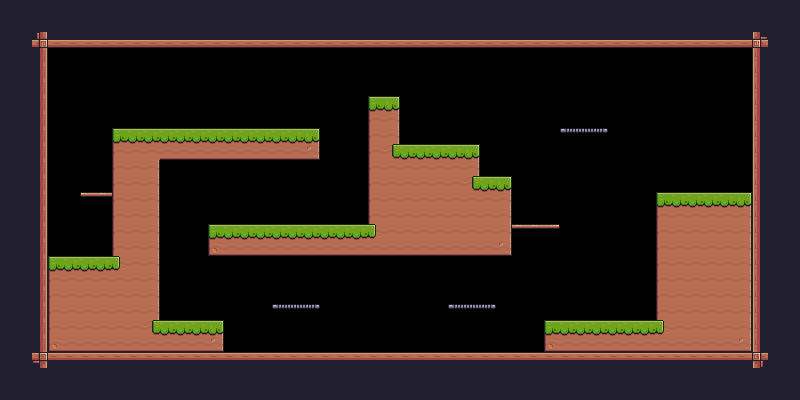

A 2D game scene composited from a Tiled map and its tileset images. What follows is a short description and the map's XML, with each tile layer's data collapsed to a summary:
An orthogonal 50x25 tile map with 16x16 px tiles, 1 tile layer (Background) and 65 objects (34x Fruit, 6x Saw, 3x Platform, BlueBird, AngryPig, ...).

<map version="1.10" tiledversion="1.10.2" orientation="orthogonal" renderorder="right-down" width="50" height="25" tilewidth="16" tileheight="16" infinite="0" nextlayerid="4" nextobjectid="82">
 <tileset firstgid="1" source="Pixel Adventure.tsx" />
 <layer id="1" name="Background" width="50" height="25">
  <data>[1250 cells, 699 non-empty, 27 distinct tile ids]</data>
 </layer>
 <objectgroup id="2" name="Spawnpoints">
  <object id="5" name="BlueBird" type="BlueBird" x="656" y="128" width="32" height="32">
   <properties>
    <property name="offNeg" type="float" value="3" />
    <property name="offPos" type="float" value="4" />
   </properties>
  </object>
  <object id="6" name="Bananas" type="Fruit" x="80" y="160" width="32" height="32" />
  <object id="7" name="Bananas" type="Fruit" x="448" y="272" width="32" height="32" />
  <object id="8" name="Bananas" type="Fruit" x="464" y="272" width="32" height="32" />
  <object id="9" type="Saw" x="640" y="224" width="32" height="32">
   <properties>
    <property name="isVertical" type="bool" value="true" />
    <property name="offNeg" type="float" value="3" />
    <property name="offPos" type="float" value="5" />
   </properties>
  </object>
  <object id="10" type="Saw" x="320" y="304" width="32" height="32">
   <properties>
    <property name="isVertical" type="bool" value="true" />
    <property name="offNeg" type="float" value="4" />
    <property name="offPos" type="float" value="5" />
   </properties>
  </object>
  <object id="11" type="Saw" x="416" y="304" width="32" height="32">
   <properties>
    <property name="isVertical" type="bool" value="true" />
    <property name="offNeg" type="float" value="4" />
    <property name="offPos" type="float" value="2" />
   </properties>
  </object>
  <object id="14" name="Cherries" type="Fruit" x="368" y="288" width="32" height="32" />
  <object id="15" name="Cherries" type="Fruit" x="288" y="96" width="32" height="32" />
  <object id="16" name="Cherries" type="Fruit" x="272" y="272" width="32" height="32" />
  <object id="17" name="Cherries" type="Fruit" x="480" y="144" width="32" height="32" />
  <object id="18" name="Cherries" type="Fruit" x="576" y="96" width="32" height="32" />
  <object id="19" name="Cherries" type="Fruit" x="624" y="288" width="32" height="32" />
  <object id="20" name="AngryPig" type="AngryPig" x="208" y="98" width="36" height="30" rotation="359.627">
   <properties>
    <property name="offNeg" type="float" value="6" />
    <property name="offPos" type="float" value="5" />
   </properties>
  </object>
  <object id="22" name="Orange" type="Fruit" x="144" y="96" width="32" height="32" />
  <object id="23" name="Orange" type="Fruit" x="624" y="272" width="32" height="32" />
  <object id="24" name="Orange" type="Fruit" x="336" y="128" width="32" height="32" />
  <object id="26" type="Saw" x="192" y="224" width="32" height="32">
   <properties>
    <property name="isVertical" type="bool" value="true" />
    <property name="offNeg" type="float" value="4" />
    <property name="offPos" type="float" value="4" />
   </properties>
  </object>
  <object id="30" name="Slime" type="Slime" x="576" y="290" width="44" height="30">
   <properties>
    <property name="offNeg" type="float" value="2" />
    <property name="offPos" type="float" value="2" />
   </properties>
  </object>
  <object id="31" name="Kiwi" type="Fruit" x="512" y="192" width="32" height="32" />
  <object id="32" name="Kiwi" type="Fruit" x="160" y="240" width="32" height="32" />
  <object id="33" name="Kiwi" type="Fruit" x="160" y="224" width="32" height="32" />
  <object id="36" name="Apple" type="Fruit" x="656" y="160" width="32" height="32" />
  <object id="37" type="Checkpoint" x="688" y="128" width="64" height="64" />
  <object id="38" name="Bananas" type="Fruit" x="80" y="224" width="32" height="32" />
  <object id="39" name="Player" type="Player" x="48" y="224" width="32" height="32" />
  <object id="40" name="Orange" type="Fruit" x="112" y="96" width="32" height="32" />
  <object id="41" name="Orange" type="Fruit" x="128" y="80" width="32" height="32" />
  <object id="46" name="Apple" type="Fruit" x="400" y="112" width="32" height="32" />
  <object id="63" type="Saw" x="272" y="208" width="32" height="32">
   <properties>
    <property name="isVertical" type="bool" value="false" />
    <property name="offNeg" type="float" value="4" />
    <property name="offPos" type="float" value="4" />
   </properties>
  </object>
  <object id="64" name="Orange" type="Fruit" x="256" y="96" width="32" height="32" />
  <object id="65" name="Orange" type="Fruit" x="272" y="80" width="32" height="32" />
  <object id="66" name="Orange" type="Fruit" x="336" y="144" width="32" height="32" />
  <object id="67" name="Orange" type="Fruit" x="336" y="160" width="32" height="32" />
  <object id="68" name="Orange" type="Fruit" x="336" y="176" width="32" height="32" />
  <object id="69" name="Orange" type="Fruit" x="160" y="256" width="32" height="32" />
  <object id="70" name="Orange" type="Fruit" x="160" y="272" width="32" height="32" />
  <object id="71" name="Orange" type="Fruit" x="288" y="272" width="32" height="32" />
  <object id="74" name="Orange" type="Fruit" x="560" y="96" width="32" height="32" />
  <object id="75" name="Orange" type="Fruit" x="560" y="80" width="32" height="32" />
  <object id="76" name="Orange" type="Fruit" x="576" y="80" width="32" height="32" />
  <object id="77" name="Orange" type="Fruit" x="416" y="112" width="32" height="32" />
  <object id="78" name="Orange" type="Fruit" x="432" y="112" width="32" height="32" />
  <object id="79" name="Orange" type="Fruit" x="448" y="112" width="32" height="32" />
  <object id="80" type="Saw" x="352" y="96" width="32" height="32">
   <properties>
    <property name="isVertical" type="bool" value="true" />
    <property name="offNeg" type="float" value="3" />
    <property name="offPos" type="float" value="6" />
   </properties>
  </object>
  <object id="81" name="Mushroom" type="Mushroom" x="368" y="320" width="32" height="32">
   <properties>
    <property name="offNeg" type="float" value="9" />
    <property name="offPos" type="float" value="9" />
   </properties>
  </object>
 </objectgroup>
 <objectgroup id="3" name="Collisions">
  <object id="1" x="32" y="32" width="16" height="336" />
  <object id="2" x="48" y="32" width="720" height="16" />
  <object id="3" x="752" y="48" width="16" height="320" />
  <object id="4" x="48" y="352" width="704" height="16" />
  <object id="42" x="560" y="128" width="48" height="16" />
  <object id="44" x="448" y="304" width="48" height="16" />
  <object id="45" type="Platform" x="272" y="304" width="48" height="16" />
  <object id="49" type="Platform" x="512" y="224" width="48" height="16" />
  <object id="50" x="48" y="256" width="64" height="96" />
  <object id="51" x="112" y="128" width="48" height="224" />
  <object id="52" x="160" y="320" width="64" height="32" />
  <object id="53" x="160" y="128" width="160" height="32" />
  <object id="56" x="368" y="96" width="32" height="160" />
  <object id="57" x="400" y="144" width="80" height="112" />
  <object id="58" x="480" y="176" width="32" height="80" />
  <object id="59" x="544" y="320" width="112" height="32" />
  <object id="60" x="656" y="192" width="96" height="160" />
  <object id="61" x="208" y="224" width="160" height="32" />
  <object id="62" type="Platform" x="80" y="192" width="32" height="16" />
 </objectgroup>
</map>
